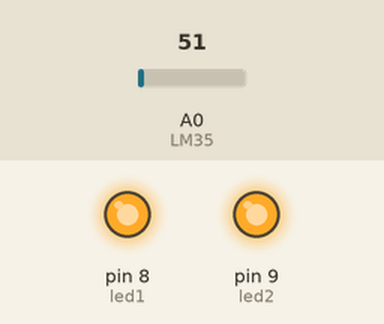
This sketch was run on a simulated Arduino Uno, built with avr-gcc and run on an emulated ATmega328P. Parts: output pins drawn as LEDs (lit = HIGH). The test bench sets the inputs (shaded band); at power-on: A0 (LM35) = 51. What the sketch prints to the serial monitor is not drawn.

Above: at 0.1 s.
Timing chart, 0 to 1.6 s (numbered marks = the images above):
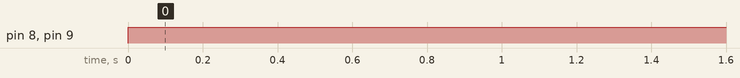

Measured:
- by itself, pin 8 (led1), pin 9 (led2): LOW → HIGH at 0.00 s

The sketch:

teste10_sensor_de_temparatura.ino
```cpp
//Sensor de temperatura usando o LM35

const int LM35 = A0; // Define o pino que lera a saída do LM35
int temperatura; // Variável que armazenará a temperatura medida

int led1 = 8;
int led2 = 9;

unsigned long previousMillis = 0; // will store last time LED was updated
// constants won't change :
const long interval = 500; // interval at which to blink (milliseconds)

//Função que será executada uma vez quando ligar ou resetar o Arduino
void setup() {
  pinMode(led1, OUTPUT);
  pinMode(led2, OUTPUT);
  ;
  Serial.begin(9600); // inicializa a comunicação serial
}

//Função que será executada continuamente
void loop() {
  digitalWrite(led1, HIGH);
  digitalWrite(led2, HIGH);
  unsigned long currentMillis = millis();
  if (currentMillis - previousMillis >= interval) {
  // save the last time you blinked the LED
  previousMillis = currentMillis;
  // if the LED is off turn it on and vice-versa:
  temperatura = (float(analogRead(LM35))*5/(1023))/0.01;
  Serial.print("Temperatura: ");
  Serial.println(temperatura);
  }
}
```
